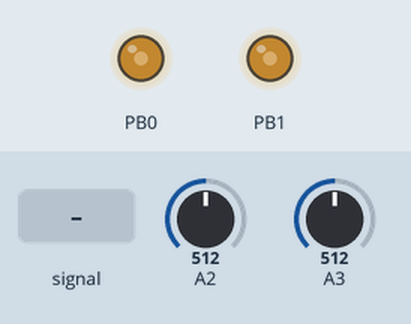
Recording of a sketch running on a simulated ATtiny85, built with avr-gcc and run on an emulated ATtiny85. Parts: output pins drawn as LEDs (lit = HIGH). The test bench sets the inputs (shaded band); at power-on: A2 = 512, A3 = 512.

Above: at 1.2 s.
1.3 s: A2 fed a 200 Hz sine of ±81 counts around its level
4.3 s: A2 set to 0
At 4.44 s:
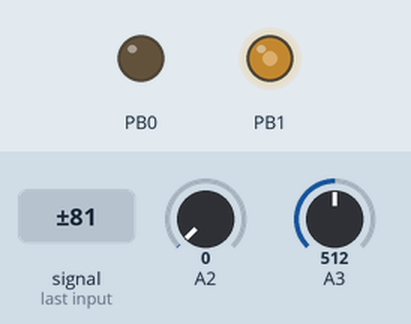
7.3 s: A3 set to 0
At 7.76 s:
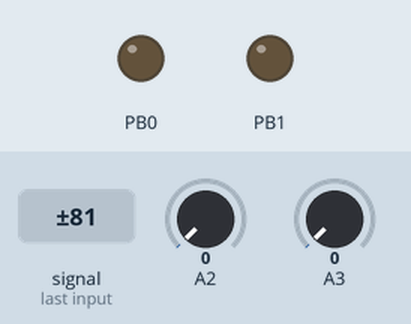
Timing chart, 0 to 7.9 s (numbered marks = the images above; inputs shaded):
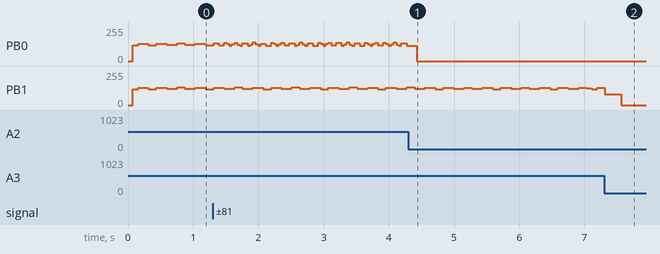

The sketch:

basic.ino
```cpp
#include "calc.h"
#define NUM_OSCS (2)

// Base-timer is running at 8MHz
#define F_TIM (8000000L)

// Remember(!) the input clock is 64MHz, therefore all rates
// are relative to that.
// let the preprocessor calculate the various register values 'coz
// they don't change after compile time
#if ((F_TIM/(SRATE*NUM_OSCS)) < 255)
#define T1_MATCH ((F_TIM/(SRATE*NUM_OSCS))-1)
#define T1_PRESCALE (_BV(CS12))  //prescaler clk/8 (i.e. 8MHz)
#else
#define T1_MATCH (((F_TIM/8L)/(SRATE*NUM_OSCS))-1)
#define T1_PRESCALE (_BV(CS12) | _BV(CS11) | _BV(CS10))  //prescaler clk/64 (i.e. 1MHz)
#endif

typedef struct {
  volatile uint8_t  *outputReg;
  // This means that we want to have an indexer with 10 bits of integer
  // and 'some' bits of fraction. Not sure whether 6 is enough, but we'll
  // start with that.
  uint16_t    phase;
  uint16_t    adcVal;
  uint16_t    muxVal;
} oscStructDyn;

oscStructDyn osc[NUM_OSCS];

void setup()
{
  PLLCSR |= _BV(PLLE);                // Enable 64 MHz PLL
  delayMicroseconds(100);             // Stabilize
  while (!(PLLCSR & _BV(PLOCK)));     // Wait for it...
  PLLCSR |= _BV(PCKE);                // Timer1 source = PLL

  osc[0].outputReg = &OCR0A;                // Physical pin 5
  osc[0].muxVal =   _BV(MUX1);              // ADC2 Physical pin 3
  osc[1].outputReg = &OCR0B;                // Physical pin 6
  osc[1].muxVal =   _BV(MUX1) | _BV(MUX0);  // ADC3 Physical pin 2

  ///////////////////////////////////////////////
  // Set up Timer1 for the sample-update ISR since we want to
  // use the dual compare-registers on Timer0 for the dual
  // oscillator outputs (fast PWM)
  TCCR1 = 0;                  // stop the timer
  TCNT1 = 0;                  // zero the timer
  GTCCR = _BV(PSR1);          // reset the prescaler
  TIMSK = _BV(OCIE1A);        // interrupt on Compare Match A
  OCR1A = T1_MATCH;           // set when the ISR will fire
  OCR1C = T1_MATCH;           // we want the counter to clear when we match
  //start timer, ctc mode, prescaler set
  TCCR1 = _BV(CTC1) | T1_PRESCALE;

  ///////////////////////////////////////////////
  // Set up Timer/Counter0 for dual PWM output
  TCCR0A = _BV(WGM00) | _BV(WGM01) | _BV(COM0A1) | _BV(COM0B1); // non-inverting mode, Fast PWM (full range)
  TCCR0B = _BV(CS00); // No prescaler
  OCR0A = 127; // 50% duty cycle to start with
  // digital out for PWM output A (chip pin 5)
  pinMode(PB0, OUTPUT);
  // digital out for PWM output B (chip pin 6)
  pinMode(PB1, OUTPUT);

  ///////////////////////////////////////////////
  // Set up the ADC
  ADMUX  = osc[0].muxVal;           // select the mux for osc 0
  ADCSRA = _BV(ADEN) |_BV(ADSC);    // enable the ADC and start a conversion
  DIDR0 = _BV(ADC3D) | _BV(ADC2D);  // disable digital pin attached to ADC 2 & 3
  // read from analogue on (chip pin 2)
  pinMode(A3, INPUT);
  // read from analogue on (chip pin 3)
  pinMode(A2, INPUT);
}

void loop() {
  // nothing to do here, it's all run from the timer interrupt
}

// deal with multiple oscillators, straight-line code
ISR(TIMER1_COMPA_vect)
{
  static uint8_t oscNum=0;                  // declared as static to limit variable scope
  oscStructDyn* currentOsc=&osc[oscNum];    // grab us a pointer to the currently-active oscillator info

  // use locals for readability. If the compiler's any good, these'll be elided anyway.
  uint8_t octave;
  uint8_t note;

  // Read the freshly-converted value from the ADC
  currentOsc->adcVal = ADCL|(ADCH << 8);
  ADCSRA = 0;   // stop the converter

  octave = 1 << (currentOsc->adcVal >> 7);  // 3-bits of octave range (1-8)
  note = currentOsc->adcVal & NOTEMASK;     // 7 bits of note-range (128 steps in an octave here)

  // look up the output-value based on the current phase counter (rounded)
  *currentOsc->outputReg = pgm_read_byte(&wave[(currentOsc->phase+0x20) >> 6]);
  // increment the phase counter for next time round
  currentOsc->phase += octave * (pgm_read_byte(&octaveLookup[note]));

  // next time we're dealing with a different oscillator; calculate which one:
  oscNum++;
  oscNum %= NUM_OSCS;

  // Start the ADC off again, this time for the next oscillator
  ADMUX  = osc[oscNum].muxVal; // select the correct channel for the next conversion
  ADCSRA = _BV(ADEN) |_BV(ADSC);
}
```

calc.h
```cpp
#include "arduino.h"
#define SRATE (62500L)
#define WTSIZE (1024L)
#define OCTSTEPS (128)
#define NOTEMASK (0x7f)
extern const uint8_t octaveLookup[128];
extern const uint8_t wave[WTSIZE];
```

calc.ino
```cpp
#include "calc.h"
const uint8_t octaveLookup[128] PROGMEM = {
  0x1c, // 27.5 [0.45056]
  0x1c, // 27.649322280602075 [0.4530064962453844]
  0x1d, // 27.799455366421764 [0.4554662767234542]
  0x1d, // 27.95040366005121 [0.45793941356627904]
  0x1d, // 28.102171587988206 [0.46042597929759876]
  0x1d, // 28.254763600766005 [0.4629260468349502]
  0x1d, // 28.408184173083782 [0.4654396894918047]
  0x1d, // 28.562437803937915 [0.4679669809797188]
  0x1e, // 28.71752901675388 [0.47050799541049554]
  0x1e, // 28.8734623595189 [0.47306280729835765]
  0x1e, // 29.03024240491532 [0.4756314915621326]
  0x1e, // 29.187873750454706 [0.4782141235274499]
  0x1e, // 29.34636101861265 [0.4808107789289497]
  0x1e, // 29.50570885696433 [0.4834215339125036]
  0x1f, // 29.665921938320796 [0.4860464650374479]
  0x1f, // 29.827004960866002 [0.48868564927882857]
  0x1f, // 29.988962648294585 [0.4913391640296585]
  0x1f, // 30.151799749950364 [0.49400708710318675]
  0x1f, // 30.315521040965624 [0.4966894967351808]
  0x1f, // 30.480131322401164 [0.4993864715862207]
  0x20, // 30.64563542138704 [0.5020980907440052]
  0x20, // 30.812038191264186 [0.5048244337256724]
  0x20, // 30.97934451172665 [0.5075655804801295]
  0x20, // 31.14755928896478 [0.5103216113903989]
  0x20, // 31.316687455809017 [0.5130926072759749]
  0x21, // 31.486733971874614 [0.5158786493951937]
  0x21, // 31.657703823707024 [0.5186798194476159]
  0x21, // 31.829602024928157 [0.5214961995764229]
  0x21, // 32.00243361638338 [0.5243278723708252]
  0x21, // 32.17620366628938 [0.5271749208684853]
  0x21, // 32.35091727038273 [0.5300374285579507]
  0x22, // 32.52657955206938 [0.5329154793811047]
  0x22, // 32.70319566257483 [0.535809157735626]
  0x22, // 32.88077078109525 [0.5387185484774646]
  0x22, // 33.059310114949334 [0.5416437369233299]
  0x22, // 33.238818899730994 [0.5445848088531926]
  0x23, // 33.41930239946289 [0.5475418505128]
  0x23, // 33.60076590675084 [0.5505149486162058]
  0x23, // 33.783214742938924 [0.5535041903483113]
  0x23, // 33.96665425826567 [0.5565096633674247]
  0x23, // 34.15108983202081 [0.5595314558078289]
  0x24, // 34.33652687270313 [0.5625696562823681]
  0x24, // 34.522970818179004 [0.5656243538850448]
  0x24, // 34.7104271358419 [0.5686956381936337]
  0x24, // 34.898901322772666 [0.5717835992723074]
  0x24, // 35.08839890590078 [0.5748883276742784]
  0x24, // 35.278925442166404 [0.5780099144444544]
  0x25, // 35.47048651868331 [0.5811484511221073]
  0x25, // 35.66308775290277 [0.584304029743559]
  0x25, // 35.856734792778234 [0.5874767428448786]
  0x25, // 36.051433316931025 [0.5906666834645979]
  0x26, // 36.24718903481676 [0.5938739451464379]
  0x26, // 36.44400768689289 [0.5970986219420531]
  0x26, // 36.64189504478694 [0.6003408084137892]
  0x26, // 36.84085691146583 [0.6036005996374562]
  0x26, // 37.04089912140601 [0.606878091205116]
  0x27, // 37.242027540764546 [0.6101733792278863]
  0x27, // 37.44424806755118 [0.6134865603387585]
  0x27, // 37.64756663180124 [0.6168177316954315]
  0x27, // 37.85198919574958 [0.6201669909831612]
  0x27, // 38.05752175400538 [0.6235344364176241]
  0x28, // 38.264170333727975 [0.6269201667477992]
  0x28, // 38.47194099480356 [0.6303242812588615]
  0x28, // 38.680839830022926 [0.6337468797750956]
  0x28, // 38.890872965260115 [0.6371880626628217]
  0x29, // 39.10204655965205 [0.6406479308333393]
  0x29, // 39.31436680577917 [0.644126585745886]
  0x29, // 39.52783992984701 [0.6476241294106134]
  0x29, // 39.742472191868785 [0.6511406643915781]
  0x29, // 39.95826988584895 [0.6546762938097492]
  0x2a, // 40.175239339967796 [0.6582311213460323]
  0x2a, // 40.393386916767 [0.6618052512443106]
  0x2a, // 40.61271901333623 [0.6653987883145008]
  0x2a, // 40.83324206150069 [0.6690118379356274]
  0x2b, // 41.05496252800978 [0.6726445060589122]
  0x2b, // 41.2778869147267 [0.6762968992108822]
  0x2b, // 41.502021758819126 [0.6799691244964926]
  0x2b, // 41.72737363295091 [0.6836612896022677]
  0x2b, // 41.95394914547481 [0.6873735027994593]
  0x2c, // 42.181754940626284 [0.691105872947221]
  0x2c, // 42.41079769871837 [0.6948585094958017]
  0x2c, // 42.6410841363375 [0.6986315224897536]
  0x2c, // 42.87262100654051 [0.7024250225711598]
  0x2d, // 43.105415099052706 [0.7062391209828796]
  0x2d, // 43.33947324046688 [0.7100739295718094]
  0x2d, // 43.57480229444358 [0.7139295607921636]
  0x2d, // 43.811409161912344 [0.7178061277087718]
  0x2e, // 44.04930078127407 [0.7217037440003944]
  0x2e, // 44.288484128604495 [0.725622523963056]
  0x2e, // 44.52896621785875 [0.7295625825133978]
  0x2e, // 44.77075410107707 [0.7335240351920467]
  0x2f, // 45.01385486859152 [0.7375069981670035]
  0x2f, // 45.25827564923404 [0.7415115882370504]
  0x2f, // 45.504023610545346 [0.745537922835175]
  0x2f, // 45.75110595898525 [0.7495861200320143]
  0x30, // 45.99952994014391 [0.7536562985393178]
  0x30, // 46.2493028389543 [0.7577485777134273]
  0x30, // 46.5004319799059 [0.7618630775587782]
  0x31, // 46.7529247272594 [0.7659999187314179]
  0x31, // 47.00678848526273 [0.7701592225425445]
  0x31, // 47.26203069836814 [0.7743411109620637]
  0x31, // 47.51865885145054 [0.7785457066221656]
  0x32, // 47.77668047002692 [0.782773132820921]
  0x32, // 48.03610312047715 [0.7870235135258976]
  0x32, // 48.296934410265735 [0.7912969733777938]
  0x32, // 48.559181988165 [0.7955936376940954]
  0x33, // 48.82285354447933 [0.7999136324727494]
  0x33, // 49.087956811270715 [0.8042570843958594]
  0x33, // 49.354499562585445 [0.8086241208334]
  0x34, // 49.62248961468216 [0.8130148698469525]
  0x34, // 49.89193482626097 [0.8174294601934597]
  0x34, // 50.16284309869397 [0.8218680213290019]
  0x34, // 50.43522237625692 [0.8263306834125933]
  0x35, // 50.70908064636222 [0.8308175773099986]
  0x35, // 50.9844259397931 [0.8353288345975701]
  0x35, // 51.26126633093919 [0.8398645875661077]
  0x36, // 51.53960993803325 [0.8444249692247368]
  0x36, // 51.8194649233892 [0.8490101133048086]
  0x36, // 52.10083949364155 [0.8536201542638232]
  0x36, // 52.38374189998604 [0.8582552272893713]
  0x37, // 52.66818043842155 [0.8629154683030987]
  0x37, // 52.95416344999344 [0.8676010139646925]
  0x37, // 53.2416993210381 [0.8723120016758882]
  0x38, // 53.530796483428915 [0.8770485695844994]
  0x38, // 53.821463414823505 [0.8818108565884683]
  0x38, // 54.113708638912335 [0.8865990023399397]
  0x39, // 54.40754072566865 [0.8914131472493552]
  0x39, // 54.702968291599824 [0.8962534324895715]
};
// Wavetable/cycle length is 1024 - here's a buffer for it:
const uint8_t wave[WTSIZE] PROGMEM = {
  0x7f, 0x7f, 0x80, 0x81, 0x82, 0x82, 0x83, 0x84, 0x85, 0x86, 0x86, 0x87, 0x88, 0x89, 0x89, 0x8a,
  0x8b, 0x8c, 0x8c, 0x8d, 0x8e, 0x8f, 0x90, 0x90, 0x91, 0x92, 0x93, 0x93, 0x94, 0x95, 0x96, 0x97,
  0x97, 0x98, 0x99, 0x9a, 0x9a, 0x9b, 0x9c, 0x9d, 0x9d, 0x9e, 0x9f, 0xa0, 0xa0, 0xa1, 0xa2, 0xa3,
  0xa3, 0xa4, 0xa5, 0xa6, 0xa6, 0xa7, 0xa8, 0xa9, 0xa9, 0xaa, 0xab, 0xab, 0xac, 0xad, 0xae, 0xae,
  0xaf, 0xb0, 0xb1, 0xb1, 0xb2, 0xb3, 0xb3, 0xb4, 0xb5, 0xb6, 0xb6, 0xb7, 0xb8, 0xb8, 0xb9, 0xba,
  0xba, 0xbb, 0xbc, 0xbc, 0xbd, 0xbe, 0xbe, 0xbf, 0xc0, 0xc0, 0xc1, 0xc2, 0xc2, 0xc3, 0xc4, 0xc4,
  0xc5, 0xc6, 0xc6, 0xc7, 0xc8, 0xc8, 0xc9, 0xca, 0xca, 0xcb, 0xcb, 0xcc, 0xcd, 0xcd, 0xce, 0xce,
  0xcf, 0xd0, 0xd0, 0xd1, 0xd1, 0xd2, 0xd3, 0xd3, 0xd4, 0xd4, 0xd5, 0xd6, 0xd6, 0xd7, 0xd7, 0xd8,
  0xd8, 0xd9, 0xd9, 0xda, 0xda, 0xdb, 0xdc, 0xdc, 0xdd, 0xdd, 0xde, 0xde, 0xdf, 0xdf, 0xe0, 0xe0,
  0xe1, 0xe1, 0xe2, 0xe2, 0xe3, 0xe3, 0xe4, 0xe4, 0xe5, 0xe5, 0xe5, 0xe6, 0xe6, 0xe7, 0xe7, 0xe8,
  0xe8, 0xe9, 0xe9, 0xe9, 0xea, 0xea, 0xeb, 0xeb, 0xeb, 0xec, 0xec, 0xed, 0xed, 0xed, 0xee, 0xee,
  0xef, 0xef, 0xef, 0xf0, 0xf0, 0xf0, 0xf1, 0xf1, 0xf1, 0xf2, 0xf2, 0xf2, 0xf3, 0xf3, 0xf3, 0xf4,
  0xf4, 0xf4, 0xf4, 0xf5, 0xf5, 0xf5, 0xf6, 0xf6, 0xf6, 0xf6, 0xf7, 0xf7, 0xf7, 0xf7, 0xf8, 0xf8,
  0xf8, 0xf8, 0xf8, 0xf9, 0xf9, 0xf9, 0xf9, 0xfa, 0xfa, 0xfa, 0xfa, 0xfa, 0xfa, 0xfb, 0xfb, 0xfb,
  0xfb, 0xfb, 0xfb, 0xfb, 0xfc, 0xfc, 0xfc, 0xfc, 0xfc, 0xfc, 0xfc, 0xfc, 0xfd, 0xfd, 0xfd, 0xfd,
  0xfd, 0xfd, 0xfd, 0xfd, 0xfd, 0xfd, 0xfd, 0xfd, 0xfd, 0xfd, 0xfd, 0xfd, 0xfd, 0xfd, 0xfd, 0xfd,
  0xfe, 0xfd, 0xfd, 0xfd, 0xfd, 0xfd, 0xfd, 0xfd, 0xfd, 0xfd, 0xfd, 0xfd, 0xfd, 0xfd, 0xfd, 0xfd,
  0xfd, 0xfd, 0xfd, 0xfd, 0xfd, 0xfc, 0xfc, 0xfc, 0xfc, 0xfc, 0xfc, 0xfc, 0xfc, 0xfb, 0xfb, 0xfb,
  0xfb, 0xfb, 0xfb, 0xfb, 0xfa, 0xfa, 0xfa, 0xfa, 0xfa, 0xfa, 0xf9, 0xf9, 0xf9, 0xf9, 0xf8, 0xf8,
  0xf8, 0xf8, 0xf8, 0xf7, 0xf7, 0xf7, 0xf7, 0xf6, 0xf6, 0xf6, 0xf6, 0xf5, 0xf5, 0xf5, 0xf4, 0xf4,
  0xf4, 0xf4, 0xf3, 0xf3, 0xf3, 0xf2, 0xf2, 0xf2, 0xf1, 0xf1, 0xf1, 0xf0, 0xf0, 0xf0, 0xef, 0xef,
  0xef, 0xee, 0xee, 0xed, 0xed, 0xed, 0xec, 0xec, 0xeb, 0xeb, 0xeb, 0xea, 0xea, 0xe9, 0xe9, 0xe9,
  0xe8, 0xe8, 0xe7, 0xe7, 0xe6, 0xe6, 0xe5, 0xe5, 0xe5, 0xe4, 0xe4, 0xe3, 0xe3, 0xe2, 0xe2, 0xe1,
  0xe1, 0xe0, 0xe0, 0xdf, 0xdf, 0xde, 0xde, 0xdd, 0xdd, 0xdc, 0xdc, 0xdb, 0xda, 0xda, 0xd9, 0xd9,
  0xd8, 0xd8, 0xd7, 0xd7, 0xd6, 0xd6, 0xd5, 0xd4, 0xd4, 0xd3, 0xd3, 0xd2, 0xd1, 0xd1, 0xd0, 0xd0,
  0xcf, 0xce, 0xce, 0xcd, 0xcd, 0xcc, 0xcb, 0xcb, 0xca, 0xca, 0xc9, 0xc8, 0xc8, 0xc7, 0xc6, 0xc6,
  0xc5, 0xc4, 0xc4, 0xc3, 0xc2, 0xc2, 0xc1, 0xc0, 0xc0, 0xbf, 0xbe, 0xbe, 0xbd, 0xbc, 0xbc, 0xbb,
  0xba, 0xba, 0xb9, 0xb8, 0xb8, 0xb7, 0xb6, 0xb6, 0xb5, 0xb4, 0xb3, 0xb3, 0xb2, 0xb1, 0xb1, 0xb0,
  0xaf, 0xae, 0xae, 0xad, 0xac, 0xab, 0xab, 0xaa, 0xa9, 0xa9, 0xa8, 0xa7, 0xa6, 0xa6, 0xa5, 0xa4,
  0xa3, 0xa3, 0xa2, 0xa1, 0xa0, 0xa0, 0x9f, 0x9e, 0x9d, 0x9d, 0x9c, 0x9b, 0x9a, 0x9a, 0x99, 0x98,
  0x97, 0x97, 0x96, 0x95, 0x94, 0x93, 0x93, 0x92, 0x91, 0x90, 0x90, 0x8f, 0x8e, 0x8d, 0x8c, 0x8c,
  0x8b, 0x8a, 0x89, 0x89, 0x88, 0x87, 0x86, 0x86, 0x85, 0x84, 0x83, 0x82, 0x82, 0x81, 0x80, 0x7f,
  0x7f, 0x7e, 0x7d, 0x7c, 0x7b, 0x7b, 0x7a, 0x79, 0x78, 0x77, 0x77, 0x76, 0x75, 0x74, 0x74, 0x73,
  0x72, 0x71, 0x71, 0x70, 0x6f, 0x6e, 0x6d, 0x6d, 0x6c, 0x6b, 0x6a, 0x6a, 0x69, 0x68, 0x67, 0x66,
  0x66, 0x65, 0x64, 0x63, 0x63, 0x62, 0x61, 0x60, 0x60, 0x5f, 0x5e, 0x5d, 0x5d, 0x5c, 0x5b, 0x5a,
  0x5a, 0x59, 0x58, 0x57, 0x57, 0x56, 0x55, 0x54, 0x54, 0x53, 0x52, 0x52, 0x51, 0x50, 0x4f, 0x4f,
  0x4e, 0x4d, 0x4c, 0x4c, 0x4b, 0x4a, 0x4a, 0x49, 0x48, 0x47, 0x47, 0x46, 0x45, 0x45, 0x44, 0x43,
  0x43, 0x42, 0x41, 0x41, 0x40, 0x3f, 0x3f, 0x3e, 0x3d, 0x3d, 0x3c, 0x3b, 0x3b, 0x3a, 0x39, 0x39,
  0x38, 0x37, 0x37, 0x36, 0x35, 0x35, 0x34, 0x33, 0x33, 0x32, 0x32, 0x31, 0x30, 0x30, 0x2f, 0x2f,
  0x2e, 0x2d, 0x2d, 0x2c, 0x2c, 0x2b, 0x2a, 0x2a, 0x29, 0x29, 0x28, 0x27, 0x27, 0x26, 0x26, 0x25,
  0x25, 0x24, 0x24, 0x23, 0x23, 0x22, 0x21, 0x21, 0x20, 0x20, 0x1f, 0x1f, 0x1e, 0x1e, 0x1d, 0x1d,
  0x1c, 0x1c, 0x1b, 0x1b, 0x1a, 0x1a, 0x19, 0x19, 0x18, 0x18, 0x18, 0x17, 0x17, 0x16, 0x16, 0x15,
  0x15, 0x14, 0x14, 0x14, 0x13, 0x13, 0x12, 0x12, 0x12, 0x11, 0x11, 0x10, 0x10, 0x10, 0xf, 0xf,
  0xe, 0xe, 0xe, 0xd, 0xd, 0xd, 0xc, 0xc, 0xc, 0xb, 0xb, 0xb, 0xa, 0xa, 0xa, 0x9,
  0x9, 0x9, 0x9, 0x8, 0x8, 0x8, 0x7, 0x7, 0x7, 0x7, 0x6, 0x6, 0x6, 0x6, 0x5, 0x5,
  0x5, 0x5, 0x5, 0x4, 0x4, 0x4, 0x4, 0x3, 0x3, 0x3, 0x3, 0x3, 0x3, 0x2, 0x2, 0x2,
  0x2, 0x2, 0x2, 0x2, 0x1, 0x1, 0x1, 0x1, 0x1, 0x1, 0x1, 0x1, 0x0, 0x0, 0x0, 0x0,
  0x0, 0x0, 0x0, 0x0, 0x0, 0x0, 0x0, 0x0, 0x0, 0x0, 0x0, 0x0, 0x0, 0x0, 0x0, 0x0,
  0x0, 0x0, 0x0, 0x0, 0x0, 0x0, 0x0, 0x0, 0x0, 0x0, 0x0, 0x0, 0x0, 0x0, 0x0, 0x0,
  0x0, 0x0, 0x0, 0x0, 0x0, 0x1, 0x1, 0x1, 0x1, 0x1, 0x1, 0x1, 0x1, 0x2, 0x2, 0x2,
  0x2, 0x2, 0x2, 0x2, 0x3, 0x3, 0x3, 0x3, 0x3, 0x3, 0x4, 0x4, 0x4, 0x4, 0x5, 0x5,
  0x5, 0x5, 0x5, 0x6, 0x6, 0x6, 0x6, 0x7, 0x7, 0x7, 0x7, 0x8, 0x8, 0x8, 0x9, 0x9,
  0x9, 0x9, 0xa, 0xa, 0xa, 0xb, 0xb, 0xb, 0xc, 0xc, 0xc, 0xd, 0xd, 0xd, 0xe, 0xe,
  0xe, 0xf, 0xf, 0x10, 0x10, 0x10, 0x11, 0x11, 0x12, 0x12, 0x12, 0x13, 0x13, 0x14, 0x14, 0x14,
  0x15, 0x15, 0x16, 0x16, 0x17, 0x17, 0x18, 0x18, 0x18, 0x19, 0x19, 0x1a, 0x1a, 0x1b, 0x1b, 0x1c,
  0x1c, 0x1d, 0x1d, 0x1e, 0x1e, 0x1f, 0x1f, 0x20, 0x20, 0x21, 0x21, 0x22, 0x23, 0x23, 0x24, 0x24,
  0x25, 0x25, 0x26, 0x26, 0x27, 0x27, 0x28, 0x29, 0x29, 0x2a, 0x2a, 0x2b, 0x2c, 0x2c, 0x2d, 0x2d,
  0x2e, 0x2f, 0x2f, 0x30, 0x30, 0x31, 0x32, 0x32, 0x33, 0x33, 0x34, 0x35, 0x35, 0x36, 0x37, 0x37,
  0x38, 0x39, 0x39, 0x3a, 0x3b, 0x3b, 0x3c, 0x3d, 0x3d, 0x3e, 0x3f, 0x3f, 0x40, 0x41, 0x41, 0x42,
  0x43, 0x43, 0x44, 0x45, 0x45, 0x46, 0x47, 0x47, 0x48, 0x49, 0x4a, 0x4a, 0x4b, 0x4c, 0x4c, 0x4d,
  0x4e, 0x4f, 0x4f, 0x50, 0x51, 0x52, 0x52, 0x53, 0x54, 0x54, 0x55, 0x56, 0x57, 0x57, 0x58, 0x59,
  0x5a, 0x5a, 0x5b, 0x5c, 0x5d, 0x5d, 0x5e, 0x5f, 0x60, 0x60, 0x61, 0x62, 0x63, 0x63, 0x64, 0x65,
  0x66, 0x66, 0x67, 0x68, 0x69, 0x6a, 0x6a, 0x6b, 0x6c, 0x6d, 0x6d, 0x6e, 0x6f, 0x70, 0x71, 0x71,
  0x72, 0x73, 0x74, 0x74, 0x75, 0x76, 0x77, 0x77, 0x78, 0x79, 0x7a, 0x7b, 0x7b, 0x7c, 0x7d, 0x7e,
  };
```
